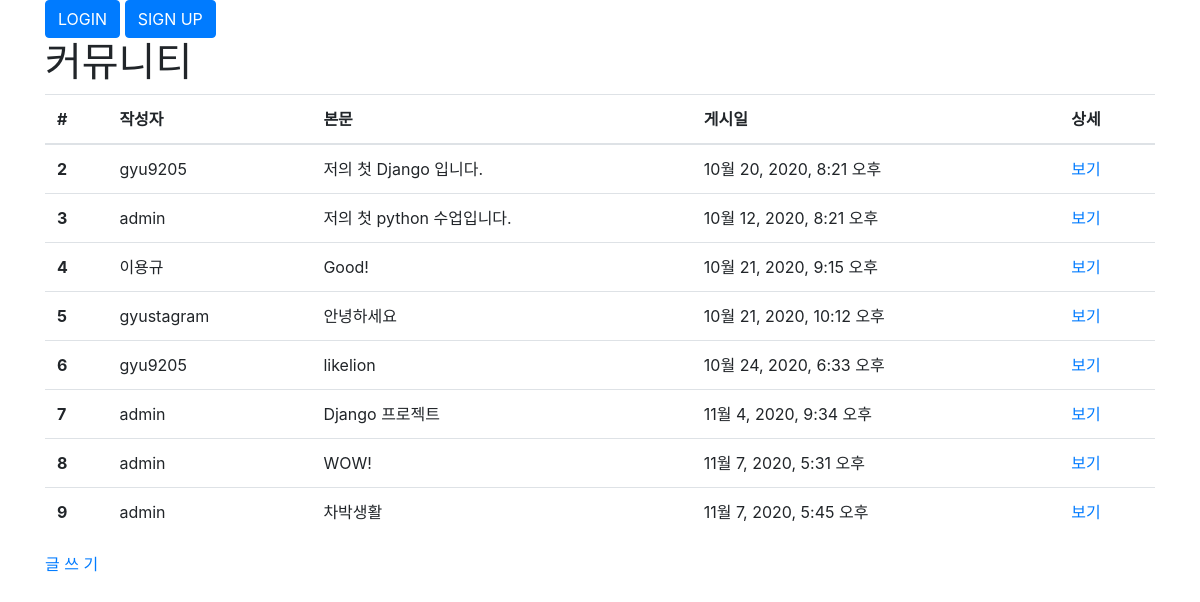
/posts/, run on the app's committed database.
### posts/models.py (models this page shows, shortened)
class Post(models.Model):
    user = models.ForeignKey(User, on_delete=models.CASCADE, null=False)
    body = models.TextField()
    image = models.ImageField(upload_to='posts', null=True)
    created_at = models.DateTimeField()
    liked_users = models.ManyToManyField(User, related_name='liked_posts')

### posts/views.py (the view)
# urls.py: path('', views.index, name='index'),
def index(request):
    posts = Post.objects.all() #모든 게시물을 가져오는 코드
    context = {'posts': posts}
    return render(request, 'posts/index.html', context)

### posts/templates/posts/index.html
{% extends "base.html" %}
{% load static %}
{% block style %}
    <link rel='stylesheet' href="{% static 'posts/style.css' %}" />
{% endblock %}
{% block content %}
    <div class="container">
        <h1>커뮤니티</h1>
        {% if posts %}
        <table class="table table-hover">
            <thead>
                <tr>
                    <th>#</th>
                    <th>작성자</th>
                    <th>본문</th>
                    <th>게시일</th>
                    <th>상세</th>
                </tr>
            </thead>
            <tbody>
                {% for post in posts %}
                <tr>
                    <th>{{ post.id }}</th>
                    <td>{{ post.user.get_username }}</td>
                    <td>{{ post.body }}</td>
                    <td>{{ post.created_at }}</td>
                    <td><a href="{% url 'posts:detail' post.id %}">보기</a></td>
                </tr>
            {% endfor %}
            </tbody>
        </table>
        {% else %}
            <p>No Posts.</p>
        {% endif %}
        <a href="{% url 'posts:new' %}">글 쓰 기</a>
    </div>
{% endblock %}

### templates/base.html (shortened to what this page needs)
{% load static %}
<!DOCTYPE html>
<html lang="ko">
    <head>
        <link rel="stylesheet" href="https://cdn.jsdelivr.net/npm/bootstrap@4.5.3/dist/css/bootstrap.min.css">
        <link rel="stylesheet" href="{% static 'style.css' %}" type="text/css" />
        {% block style %}
        {% endblock %}
    </head>
    <body>
        {% if user.is_authenticated %}
      <div class="container">
        <form action="{% url 'accounts:logout' %}" method="POST">
          {% csrf_token %}
          {{ user.get_username }}님 환영합니다.
          <button type="submit" class="btn btn-primary">LOGOUT</button>
        </form>
      </div>
    {% else %}
      <div class="container">
        <a href="{% url 'accounts:login' %}">
          <button type="submit" class="btn btn-primary">LOGIN</button>
        </a>
        <a href="{% url 'accounts:sign_up' %}">
          <button type="submit" class="btn btn-primary">SIGN UP</button>
        </a>
      </div>
    {% endif %}
        {% block content %}
        {% endblock %}
    </body>
</html>

### data on the page
Post: id "2", user.get_username "gyu9205", body "저의 첫 Django 입니다.", created_at "10월 20, 2020, 8:21 오후"
Post: id "3", user.get_username "admin", body "저의 첫 python 수업입니다.", created_at "10월 12, 2020, 8:21 오후"
Post: id "4", user.get_username "이용규", body "Good!", created_at "10월 21, 2020, 9:15 오후"
Post: id "5", user.get_username "gyustagram", body "안녕하세요", created_at "10월 21, 2020, 10:12 오후"
Post: id "6", user.get_username "gyu9205", body "likelion", created_at "10월 24, 2020, 6:33 오후"
Post: id "7", user.get_username "admin", body "Django 프로젝트", created_at "11월 4, 2020, 9:34 오후"
Post: id "8", user.get_username "admin", body "WOW!", created_at "11월 7, 2020, 5:31 오후"
Post: id "9", user.get_username "admin", body "차박생활", created_at "11월 7, 2020, 5:45 오후"
